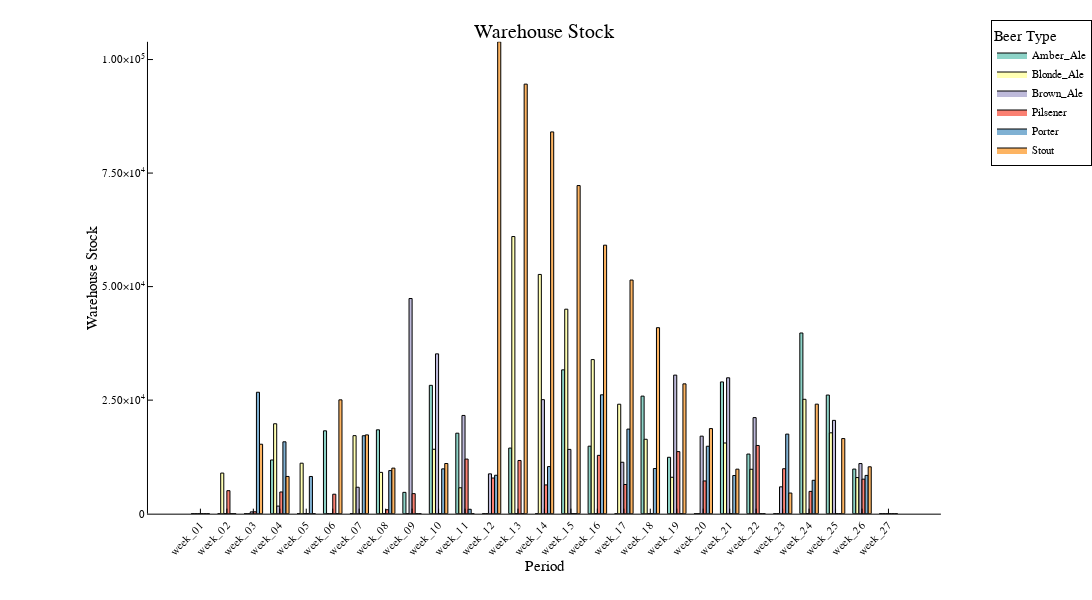

Write notebook code for a chart like this one.
### Code cell
productionResults = create_production_results()
p = create_warehouse_plot(productionResults)
